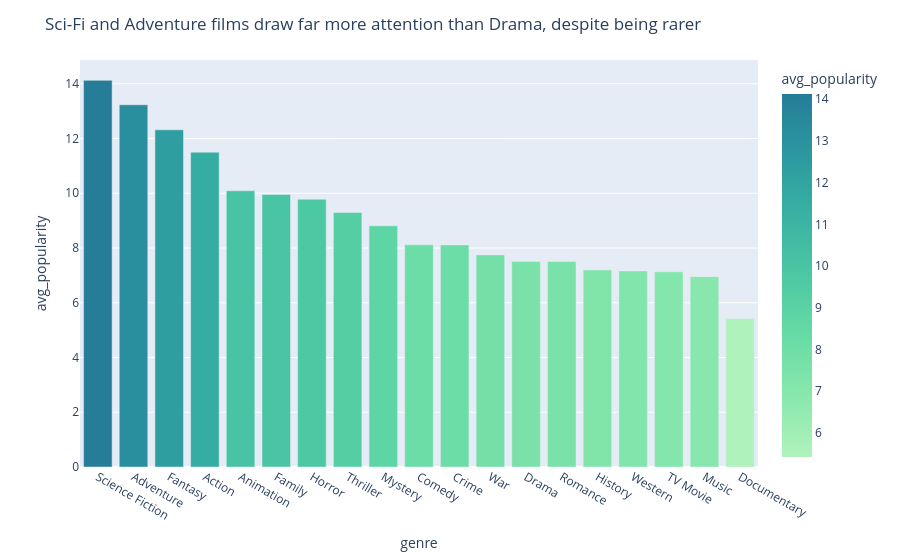

Notebook code cell kept with this figure:
### Markdown cell above
### Chart 1 — Bar chart, average popularity by genre

### Code cell
genre_stats = (movies_with_genres_df.groupby("genre").agg(n_movies=("id","nunique"), avg_popularity=("popularity","mean")) ).reset_index().sort_values("avg_popularity", ascending=False)

fig1 = px.bar(genre_stats, x="genre", y="avg_popularity",
             hover_data=["n_movies"], color="avg_popularity",color_continuous_scale="Tealgrn")
fig1.update_layout(title="Sci-Fi and Adventure films draw far more attention than Drama, despite being rarer")
fig1.write_html("../docs/charts/finding1_average_popularity_by_genre.html", include_plotlyjs="cdn", full_html=True)
fig1.show()

### Figure 1 — Plotly figure (JSON) as saved in the notebook; plotly's stock layout.template omitted (floating-point values rounded to 4 significant figures)
{"data": [{"customdata": [[837], [1283], [854], [1860], [699], [789], [967], [1757], [559], [2121], [999], [222], [3041], [1204], [328], [95], [90], [171], [162]], "hovertemplate": "genre=%{x}<br>avg_popularity=%{marker.color}<br>n_movies=%{customdata[0]}<extra></extra>", "legendgroup": "", "marker": {"color": [14.13, 13.24, 12.32, 11.5, 10.09, 9.96, 9.782, 9.299, 8.81, 8.116, 8.113, 7.749, 7.51, 7.508, 7.198, 7.163, 7.131, 6.954, 5.421], "coloraxis": "coloraxis", "pattern": {"shape": ""}}, "name": "", "orientation": "v", "showlegend": false, "textposition": "auto", "type": "bar", "x": ["Science Fiction", "Adventure", "Fantasy", "Action", "Animation", "Family", "Horror", "Thriller", "Mystery", "Comedy", "Crime", "War", "Drama", "Romance", "History", "Western", "TV Movie", "Music", "Documentary"], "xaxis": "x", "y": [14.13, 13.24, 12.32, 11.5, 10.09, 9.96, 9.782, 9.299, 8.81, 8.116, 8.113, 7.749, 7.51, 7.508, 7.198, 7.163, 7.131, 6.954, 5.421], "yaxis": "y"}], "layout": {"barmode": "relative", "coloraxis": {"autocolorscale": false, "colorbar": {"title": {"text": "avg_popularity"}}, "colorscale": [[0, "rgb(176, 242, 188)"], [0.1667, "rgb(137, 232, 172)"], [0.3333, "rgb(103, 219, 165)"], [0.5, "rgb(76, 200, 163)"], [0.6667, "rgb(56, 178, 163)"], [0.8333, "rgb(44, 152, 160)"], [1, "rgb(37, 125, 152)"]]}, "legend": {"tracegroupgap": 0}, "margin": {"t": 60}, "title": {"text": "Sci-Fi and Adventure films draw far more attention than Drama, despite being rarer"}, "xaxis": {"anchor": "y", "domain": [0, 1], "title": {"text": "genre"}}, "yaxis": {"anchor": "x", "domain": [0, 1], "title": {"text": "avg_popularity"}}}}
